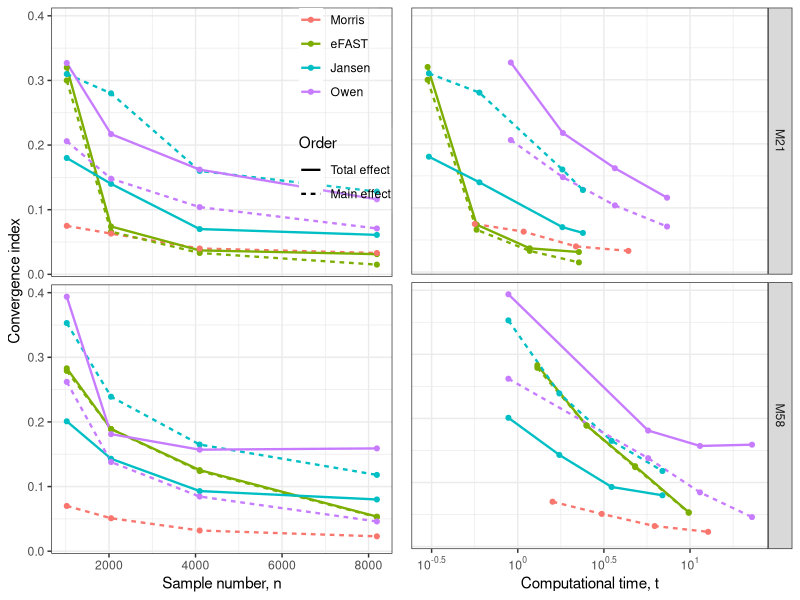

The R script that drew this image:
if(!require(ggplot2)) {
  install.packages("ggplot2"); require(ggplot2)}
if(!require(scales)) {
  install.packages("scales"); require(scales)} # to access break formatting functions
if(!require(gridExtra)) {
  install.packages("gridExtra"); require(gridExtra)}


Model<-c(rep("M21", 8))
est<-c(rep("FST-M", 4), rep("FST-T", 4))
n<-c(1024, 2048, 4096, 8192, 1024, 2048, 4096, 8192)
time<-c(0.2998333, 0.5768333, 1.1731668, 2.2638, 
        0.2998333, 0.5768333, 1.1731668, 2.2638)
ind<-c(0.30,0.066,0.033,0.015,
       0.32,0.074,0.037,0.0312)

df2<-data.frame(Model,est,n, time, ind)

Model<-c(rep("M58", 8))
est<-c(rep("FST-M", 4), rep("FST-T", 4))
n<-c(1024, 2048, 4096, 8192, 1024, 2048, 4096, 8192)
time<-c(1.299167, 2.508000, 4.800000, 9.825498,
        1.299167, 2.508000, 4.800000, 9.825498)
ind<-c(0.279, 0.189, 0.124,0.0528,
       0.283, 0.189, 0.1254523, 0.05349)

df3<-data.frame(Model,est,n, time, ind)


Model<-c(rep("M21", 8))
est<-c(rep("JSN-M", 4), rep("JSN-T", 4))
n<-c(1024, 2048, 4096, 8192, 1024, 2048, 4096, 8192)
time<-c(0.305, 0.599, 1.8158, 2.389,
        0.305, 0.599, 1.8158, 2.389)
ind<-c(0.31,0.28,0.16,0.128,
       0.18,0.14,0.07,0.061)

df4<-data.frame(Model,est,n, time, ind)

Model<-c(rep("M58", 8))
est<-c(rep("JSN-M", 4), rep("JSN-T", 4))
n<-c(1024, 2048, 4096, 8192, 1024, 2048, 4096, 8192)
time<-c(0.8825, 1.7437, 3.505, 6.914,
        0.8825, 1.7437, 3.505, 6.914)
ind<-c(0.353,0.239,0.165,0.118,
       0.201,0.143,0.093,0.08)

df5<-data.frame(Model,est,n, time, ind)

Model<-c(rep("M21", 8))
est<-c(rep("OWN-M", 4), rep("OWN-T", 4))
n<-c(1024, 2048, 4096, 8192, 1024, 2048, 4096, 8192)
time<-c(0.9115, 1.8275, 3.6628, 7.3558,
        0.9115, 1.8275, 3.6628, 7.3558)
ind<-c(0.206,0.148,0.104,0.071,
       0.327,0.217,0.162,0.116)

df6<-data.frame(Model,est,n, time, ind)

Model<-c(rep("M58", 8))
est<-c(rep("OWN-M", 4), rep("OWN-T", 4))
n<-c(1024, 2048, 4096, 8192, 1024, 2048, 4096, 8192)
time<-c(0.8825, 5.711167, 11.42, 22.89,
        0.8825, 5.711167, 11.42, 22.89)
ind<-c(0.2619562,0.1379795, 0.08455584, 0.04598252,
       0.3937564,0.1810925, 0.1570704, 0.1590402)

df7<-data.frame(Model,est,n, time, ind)

Model<-c(rep("M21", 4), rep("M58", 4))
est<-c(rep("Morris", 4), rep("Morris", 4))
n<-c(1024, 2048, 4096, 8192, 1024, 2048, 4096, 8192)
time<-c(0.5633333, 1.0816667, 2.1766667, 4.3883333,
        1.592167, 3.071667,  6.233333, 12.728167)
ind<-c(0.075, 0.063, 0.04, 0.033,
       0.07, 0.051, 0.032, 0.023)
df1<-data.frame(Model,est,n, time, ind)


dft<-do.call(rbind, list(df2,df3,df4,df5,df6,df7,df1))

dft$linetype<-c(rep("2",4), rep("1",4), rep("2",4), rep("1",4),
                rep("2",4), rep("1",4), rep("2",4), rep("1",4),
                rep("2",4), rep("1",4), rep("2",4), rep("1",4),
                rep("2",8))

dft$color<-c(rep("2",16), rep("3",16), rep("4",16), rep("1",8))
levels(dft$Model) <- c("Original 21 Parameters", "All 58 parameters")

pdf(file="fig1.pdf", width = 10, height = 7)
#png(file="fig2.png",width=2000,height=1200,res=250)
p1<-ggplot(dft, aes(x = n, y = ind)) + facet_grid(Model~.) + 
  geom_line(aes(color = color, linetype = linetype), size = 0.8) +
  geom_point(aes(color = color), size = 1.4) + theme_bw() +
  xlab("Sample number, n") + ylab("Convergence index") +
  labs(colour="Estimator",linetype="Order") +
  scale_color_discrete(labels=c("Morris","eFAST", "Jansen", "Owen")) +
  scale_linetype_discrete(labels=c("Total effect", "Main effect")) +
  theme(strip.background = element_blank(), # remove box
        strip.text.y = element_blank(), 
        legend.position=c(0.86, 0.84), # change legend position
        legend.background = element_rect(fill=alpha('white', 0.1))) 

p2<-ggplot(dft, aes(x = time, y = ind)) + facet_grid(Model~.) + 
  scale_x_log10(breaks = trans_breaks("log10", function(x) 10^x),
                labels = trans_format("log10", math_format(10^.x))) +
  geom_line(aes(color = color, linetype = linetype), size = 0.8) +
  geom_point(aes(color = color), size = 1.4) + theme_bw() +
  xlab("Computational time, t") +
  theme(axis.title.y=element_blank(),
        axis.text.y=element_blank(),
        axis.ticks.y=element_blank(),
        legend.position="none") # remove legend

grid.arrange(p1, p2, ncol=2)
dev.off()
